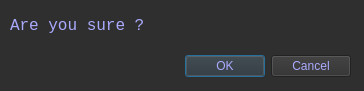
<?xml version="1.0" encoding="UTF-8"?>
<ui version="4.0">
 <class>confirmation</class>
 <widget class="QDialog" name="confirmation">
  <property name="geometry">
   <rect>
    <x>0</x>
    <y>0</y>
    <width>364</width>
    <height>91</height>
   </rect>
  </property>
  <property name="windowTitle">
   <string>Dialog</string>
  </property>
  <property name="styleSheet">
   <string notr="true">background-color: rgb(47, 47, 47);</string>
  </property>
  <widget class="QDialogButtonBox" name="buttonBox">
   <property name="geometry">
    <rect>
     <x>10</x>
     <y>50</y>
     <width>341</width>
     <height>32</height>
    </rect>
   </property>
   <property name="styleSheet">
    <string notr="true">color: rgb(170, 170, 255);</string>
   </property>
   <property name="orientation">
    <enum>Qt::Horizontal</enum>
   </property>
   <property name="standardButtons">
    <set>QDialogButtonBox::Cancel|QDialogButtonBox::Ok</set>
   </property>
  </widget>
  <widget class="QLabel" name="label">
   <property name="geometry">
    <rect>
     <x>10</x>
     <y>10</y>
     <width>341</width>
     <height>31</height>
    </rect>
   </property>
   <property name="font">
    <font>
     <family>Consolas</family>
     <pointsize>12</pointsize>
    </font>
   </property>
   <property name="styleSheet">
    <string notr="true">color: rgb(170, 170, 255);</string>
   </property>
   <property name="text">
    <string>Are you sure ?</string>
   </property>
  </widget>
 </widget>
 <resources/>
 <connections>
  <connection>
   <sender>buttonBox</sender>
   <signal>accepted()</signal>
   <receiver>confirmation</receiver>
   <slot>accept()</slot>
   <hints>
    <hint type="sourcelabel">
     <x>248</x>
     <y>254</y>
    </hint>
    <hint type="destinationlabel">
     <x>157</x>
     <y>274</y>
    </hint>
   </hints>
  </connection>
  <connection>
   <sender>buttonBox</sender>
   <signal>rejected()</signal>
   <receiver>confirmation</receiver>
   <slot>reject()</slot>
   <hints>
    <hint type="sourcelabel">
     <x>316</x>
     <y>260</y>
    </hint>
    <hint type="destinationlabel">
     <x>286</x>
     <y>274</y>
    </hint>
   </hints>
  </connection>
 </connections>
</ui>
